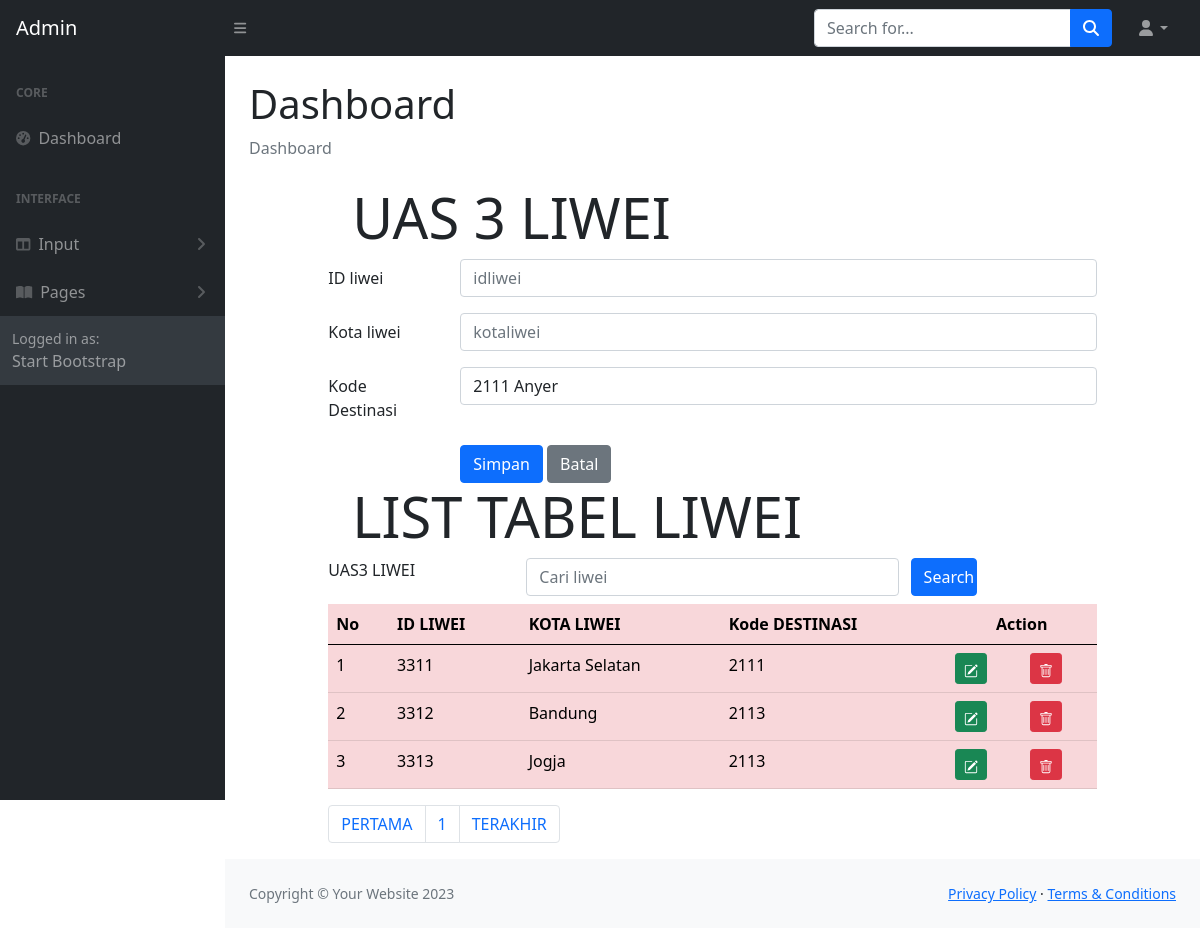
Page /ADMIN/liwei.php on the committed database.
### tables this page shows
CREATE TABLE `liwei` (
  `liweiID` char(4) NOT NULL,
  `liweiKOTA` char(120) NOT NULL,
  `destinasiKODE` char(4) NOT NULL
);

### ADMIN/liwei.php (the view, shortened to what this page needs)
<!DOCTYPE html>
<html lang="en">
<?php include "include/head.php";?>
    <body class="sb-nav-fixed">
        <?php include "include/menunav.php";?>
        <div id="layoutSidenav">
            <?php include "include/menu.php";?>
            <div id="layoutSidenav_content">
                <main>
                    <div class="container-fluid px-4">
                        <h1 class="mt-4">Dashboard</h1>
                        <ol class="breadcrumb mb-4">
                            <li class="breadcrumb-item active">Dashboard</li>
                        </ol>
<head>
  	<link rel="stylesheet" type="text/css" href="https://cdnjs.cloudflare.com/ajax/libs/select2/4.0.3/css/select2.min.css">
	<link rel="stylesheet" type="text/css" href="css/bootstrap.min.css">
</head>
<?php
	include "include/config.php";
	$datadestinasi = mysqli_query($connection, "select * from destinasi");
?>
<body>
<div class="row">
<div class="col-sm-1"></div>
<div class="col-sm-10">
	<div class="jumbotron jumbotron-fluid">
		<div class="container">
			<h1 class="display-4">UAS 3 LIWEI</h1>
		</div>
	</div>
	<form method="POST" enctype="multipart/form-data">
		<div class="mb-3 row">
			<label for="idliwei" class="col-sm-2 col-form-label">ID liwei</label>
			<div class="col-sm-10">
				<input type="text" class="form-control" id="idliwei" name="inputkode" placeholder="idliwei" maxlength="4">
			</div>
		</div>
		<div class="mb-3 row">
			<label for="kotaliwei" class="col-sm-2 col-form-label">Kota liwei</label>
			<div class="col-sm-10">
				<input type="text" class="form-control" id="kotaliwei" name="inputnama" placeholder="kotaliwei">
			</div>
		</div>
		<div class="mb-3 row">
			<label for="kodedestinasi" class="col-sm-2 col-form-label">Kode Destinasi</label>
			<div class="col-sm-10">
			<select class="form-control" id="kodedestinasi" name="kodedestinasi">
				<?php while($row = mysqli_fetch_array($datadestinasi))
				{ ?>
					<option value="<?php echo $row["destinasiKODE"]?>">
						<?php echo $row["destinasiKODE"]?>
						<?php echo $row["destinasiNAMA"]?>
					</option>
				<?php } ?>
			</select>
			</div>
		</div>
		<div class="form-group row">
			<div class="col-sm-2"></div>
			<div class="col-sm-10">
				<input type="submit" name="Simpan" class="btn btn-primary" value="Simpan">
				<input type="submit" name="Batal" class="btn btn-secondary" value="Batal">
			</div>
		</div>
	</form>
</div>
<div class="col-sm-1"></div>
</div>
<div class="row">
	<div class="col-sm-1"></div>
	<div class="col-sm-10">
		<div class="jumbotron jumbotron-fluid">
			<div class="container">
				<h1 class="display-4">LIST TABEL LIWEI</h1>
			</div>
		</div>
		<form method="POST">
                <div class="form-group row mb-2">
                <label for="search" class="col-sm-3">UAS3 LIWEI</label>
                <div class="col-sm-6">
                    <input type="text" name="search" class="form-control" id="search"
                    value="<?php if(isset($_POST["search"])) {echo $_POST["search"];}?>"
                        placeholder = "Cari liwei">
                </div>
                <input type="submit" name="kirim" class="col-sm-1 btn btn-primary" value="Search">
                </div>
            </form>
	<table class="table table-hover table-danger">
		<thead class="thead-dark">
			<tr>
				<th>No</th>
				<th>ID LIWEI</th>
				<th>KOTA LIWEI</th>
				<th>Kode DESTINASI</th>
				<th colspan="2" style="text-align: center">Action</th>
			</tr>
		</thead>
		<tbody>
		<?php
    $jumlahtampilan = 3;
    $halaman = (isset($_GET['page']))? $_GET['page'] : 1;
    $mulaitampilan = ($halaman - 1) * $jumlahtampilan;
	if(isset($_POST["kirim"]))
	{
		$search = $_POST["search"];
		$query = mysqli_query($connection, "select liwei.*
			from liwei where liweiKOTA like '%".$search."%' limit $mulaitampilan, $jumlahtampilan");
	}else
		{
			$query = mysqli_query($connection, "select liwei.*  from liwei limit $mulaitampilan, $jumlahtampilan");
		}
	$nomor = 1;
	while($row = mysqli_fetch_array($query))
	{
  ?>
				<tr>
					<td><?php echo $mulaitampilan + $nomor; ?></td>
					<td><?php echo $row['liweiID'];?></td>
					<td><?php echo $row['liweiKOTA'];?></td>
					<td><?php echo $row['destinasiKODE'];?></td>
					<td>
						<a href="liweiubah.php?ubahfoto=<?php echo $row['liweiID']?>" class="btn btn-success btn-sm" title="EDIT">
						</a>
					</td>
					<td>
						<a href="liweihapus.php?hapusfoto=<?php echo $row['liweiID']?>" class="btn btn-danger btn-sm" title="DELETE">
						</a>
					</td>
				</tr>
			<?php $nomor = $nomor + 1;?>
			<?php }	?>
		</tbody>
	</table>
	<?php
    $query = mysqli_query($connection, "SELECT * FROM liwei");
    $jumlahrecord = mysqli_num_rows($query);
    $jumlahpage = ceil($jumlahrecord/$jumlahtampilan);
  	?>
	<nav aria-label="Page navigation example">
	<ul class="pagination">
		<li class="page-item"><a class="page-link" href="?page=<?php $nomorhal=1; echo $nomorhal?>">PERTAMA</a></li>
		<?php for($nomorhal=1; $nomorhal<=$jumlahpage; $nomorhal++)
		{ ?>
		<li class="page-item">
		<?php
		if($nomorhal!=$halaman)
		{ ?>
		<a class="page-link" href="?page=<?php echo $nomorhal?>"><?php echo $nomorhal?></a>
		<?php }
		else { ?>
		<a class="page-link" href="?page=<?php echo $nomorhal?>"><?php echo $nomorhal?></a>
		<?php } ?>
		</li>
		<?php } ?>
		<li class="page-item"><a class="page-link" href="?page=<?php echo $nomorhal-1?>">TERAKHIR</a></li>
	</ul>
	</nav>
	</div>
	<div class="col-sm-1"></div>
</div>
</body>
	</div>
                </main>
                <?php include "include/footer.php";?>
            </div>
        </div>
    </body>
</html>
</html>

### rows in the picture
liwei: nomor "1", liweiID "3311", liweiKOTA "Jakarta Selatan", destinasiKODE "2111"
liwei: nomor "2", liweiID "3312", liweiKOTA "Bandung", destinasiKODE "2113"
liwei: nomor "3", liweiID "3313", liweiKOTA "Jogja", destinasiKODE "2113"

### other values in the picture
form field kodedestinasi "2111 Anyer"
